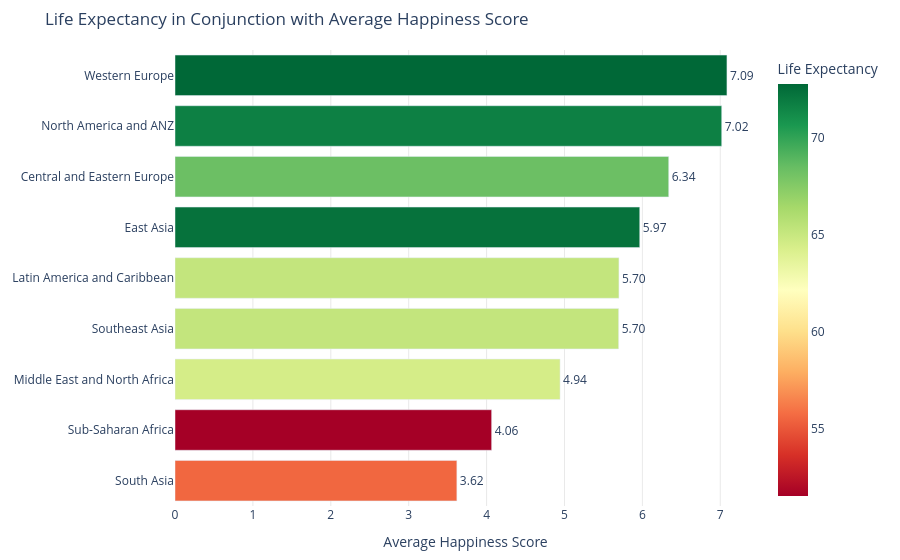

Notebook code for this chart:
### Code cell
region_avg = (df.groupby('Region')[['Happiness_Score', 'Life_Expectancy']]
              .mean()
              .reset_index()
              .sort_values('Happiness_Score'))

fig = px.bar(
    region_avg,
    x='Happiness_Score',
    y='Region',
    orientation='h',
    text='Happiness_Score',
    title='Life Expectancy in Conjunction with Average Happiness Score',
    color='Life_Expectancy',
    color_continuous_scale='RdYlGn',
)

fig.update_traces(
    texttemplate='%{text:.2f}',
    textposition='outside'
)

fig.update_layout(
    xaxis_title='Average Happiness Score',
    yaxis_title=None,
    coloraxis_colorbar=dict(title='Life Expectancy'),
    plot_bgcolor='white',
    xaxis=dict(showgrid=True, gridcolor='lightgrey', gridwidth=0.5),
    margin=dict(l=20, r=60, t=50, b=40),
)

fig.show()

### Figure 1 — Plotly figure (JSON) as saved in the notebook; plotly's stock layout.template omitted (floating-point values rounded to 4 significant figures)
{"data": [{"hovertemplate": "Happiness_Score=%{text}<br>Region=%{y}<br>Life_Expectancy=%{marker.color}<extra></extra>", "legendgroup": "", "marker": {"color": [55.6, 51.56, 64.47, 65.22, 65.22, 72.33, 68.36, 71.72, 72.79], "coloraxis": "coloraxis", "pattern": {"shape": ""}}, "name": "", "orientation": "h", "showlegend": false, "text": [3.618, 4.065, 4.943, 5.695, 5.699, 5.966, 6.338, 7.018, 7.086], "textposition": "outside", "texttemplate": "%{text:.2f}", "type": "bar", "x": [3.618, 4.065, 4.943, 5.695, 5.699, 5.966, 6.338, 7.018, 7.086], "xaxis": "x", "y": ["South Asia", "Sub-Saharan Africa", "Middle East and North Africa", "Southeast Asia", "Latin America and Caribbean", "East Asia", "Central and Eastern Europe", "North America and ANZ", "Western Europe"], "yaxis": "y"}], "layout": {"barmode": "relative", "coloraxis": {"colorbar": {"title": {"text": "Life Expectancy"}}, "colorscale": [[0, "rgb(165,0,38)"], [0.1, "rgb(215,48,39)"], [0.2, "rgb(244,109,67)"], [0.3, "rgb(253,174,97)"], [0.4, "rgb(254,224,139)"], [0.5, "rgb(255,255,191)"], [0.6, "rgb(217,239,139)"], [0.7, "rgb(166,217,106)"], [0.8, "rgb(102,189,99)"], [0.9, "rgb(26,152,80)"], [1, "rgb(0,104,55)"]]}, "legend": {"tracegroupgap": 0}, "margin": {"b": 40, "l": 20, "r": 60, "t": 50}, "plot_bgcolor": "white", "title": {"text": "Life Expectancy in Conjunction with Average Happiness Score"}, "xaxis": {"anchor": "y", "domain": [0, 1], "gridcolor": "lightgrey", "gridwidth": 0.5, "showgrid": true, "title": {"text": "Average Happiness Score"}}, "yaxis": {"anchor": "x", "domain": [0, 1], "title": {}}}}
